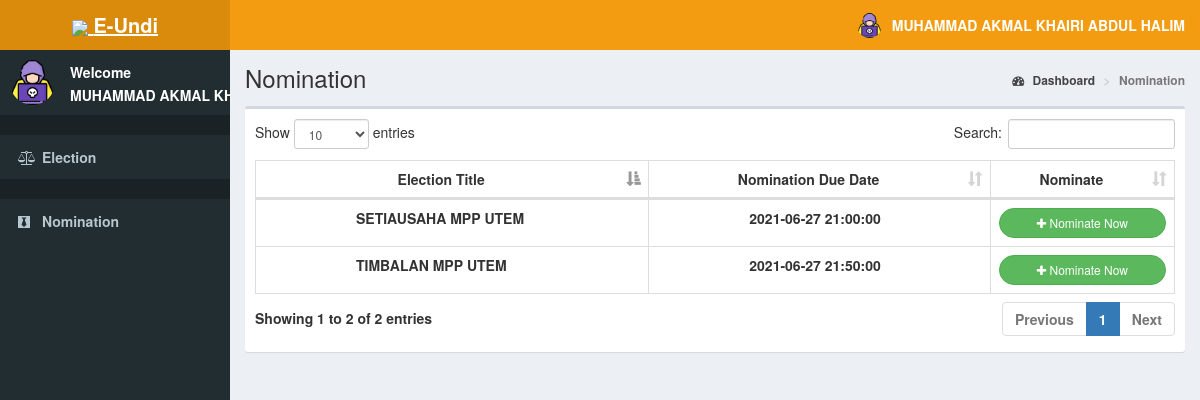
Page /voter/candidatesregister.php (signed in) on the committed database.
### tables this page shows
CREATE TABLE `voters` (
  `id` int(11) NOT NULL,
  `voters_id` varchar(15) DEFAULT NULL,
  `password` varchar(60) NOT NULL,
  `firstname` varchar(30) NOT NULL,
  `lastname` varchar(30) NOT NULL,
  `photo` varchar(150) NOT NULL,
  `status` varchar(25) NOT NULL,
  `phone` varchar(12) NOT NULL,
  `created_on` date NOT NULL,
  `logintime` time NOT NULL
);

CREATE TABLE `positions` (
  `id` int(11) NOT NULL,
  `created_by` int(5) NOT NULL,
  `description` varchar(50) NOT NULL,
  `max_vote` int(11) NOT NULL,
  `priority` int(11) NOT NULL,
  `status` varchar(11) NOT NULL,
  `nominationdate` datetime NOT NULL,
  `startdate` datetime NOT NULL,
  `enddate` datetime NOT NULL
);

### voter/includes/session.php (called while the page is built, shortened)
<?php
	include 'includes/conn.php';
	if(isset($_SESSION['voter'])){
		$sql = "SELECT * FROM voters WHERE id = '".$_SESSION['voter']."'";
		$query = $conn->query($sql);
		$voter = $query->fetch_assoc();
	}
	elseif (!isset($_SESSION['superadmin']) || trim($_SESSION['superadmin']) == ''){
        header('location: index.php');
        $sql = "SELECT * FROM superadmin WHERE id = '".$_SESSION['superadmin']."'";
        $query = $conn->query($sql);
        $user = $query->fetch_assoc();
    }
	else{
		header('location: index.php');
		exit();
	}
?>

### voter/candidatesregister.php (the view, shortened to what this page needs)
<?php include 'includes/session.php'; ?>
<link href='bootstrap/css/bootstrap.min.css' rel='stylesheet' type='text/css'>
<head>
</head>
<body class="hold-transition skin-yellow sidebar-mini">
<div class="wrapper">
    <?php include 'includes/navbar.php'; ?>
    <?php include 'includes/menubar.php'; ?>
    <div class="content-wrapper">
        <section class="content-header">
            <h1>
                Nomination
            </h1>
            <ol class="breadcrumb">
                <li><a href="#"><i class="fa fa-dashboard"></i> Dashboard</a></li>
                <li class="active">Nomination</li>
            </ol>
        </section>
        <section class="content">
            <div class="row">
                <div class="col-xs-12">
                    <div class="box">
                        <div class="box-body">
                            <table id="example1" class="table table-bordered">
                                <thead>
                                <th style="text-align: center;">Election Title</th>
                                <th style="text-align: center;">Nomination Due Date</th>
                                <th style="text-align: center;">Nominate</th>
                                </thead>
                                <tbody>
                                <?php
                                $query = "SELECT * FROM positions WHERE status = 'Pending'";
                                $result = mysqli_query($conn,$query);
                                while($row = mysqli_fetch_array($result)){
                                    $id = $row['id'];
                                    echo "
                        <tr>
                          <td style='text-transform: uppercase; padding-left: 100px;'>".$row['description']."</td>
                          <td style='text-transform: uppercase; padding-left: 100px;'>".$row['nominationdate']."</td>
                          <td>
                          <a style='border-radius: 15px;' class='btn btn-success btn-sm btn-flat btn-block canelect' data-id='".$id."'><i class='fa fa-plus'></i> Nominate Now</a>
                          </td>
                        </tr>
                      ";
                                }
                                ?>
                                </tbody>
                            </table>
                        </div>
                    </div>
                </div>
            </div>
        </section>
    </div>
</div>
</body>
</html>

### voter/includes/navbar.php (shortened to what this page needs)
<header class="main-header">
    <a href="votingtest.php" class="logo">
        <span class="logo-lg"><img src="https://img.icons8.com/small/30/000000/elections.png"> <b> E-Undi </span>
    </a>
        <nav class="navbar navbar-static-top">
        <div class="navbar-custom-menu">
            <ul class="nav navbar-nav">
                <li class="dropdown user user-menu">
                    <a href="#" class="dropdown-toggle" data-toggle="dropdown">
                        <img src="<?php echo (!empty($voter['photo'])) ? '../images/'.$voter['photo'] : 'images/profile.jpg' ?>" class="user-image" alt="User Image">
                        <span class="hidden-xs"><?php echo $voter['firstname'].' '.$voter['lastname']; ?></span>
                    </a>
                </li>
            </ul>
        </div>
    </nav>
</header>

### voter/includes/menubar.php
<aside class="main-sidebar">
    <section class="sidebar">
        <div class="user-panel">
            <div class="pull-left image">
                <img src="<?php echo (!empty($voter['photo'])) ? '../images/'.$voter['photo'] : '../images/profile.jpg' ?>" class="img-circle" alt="User Image">
            </div>
            <div class="pull-left info">
                <p>Welcome</p>
                <p><?php echo $voter['firstname']; ?></p>
            </div>
        </div>
        <ul class="sidebar-menu" data-widget="tree">
            <li class="header"></li>
            <li class=""><a href="testmodal.php"><i class="fa fa-balance-scale"></i> <span>Election</span></a></li>
            <li class="header"></li>
            <li class=""><a href="candidates.php"><i class="fa fa-black-tie"></i> <span>Nomination</span></a></li>
        </ul>
    </section>
</aside>

### rows in the picture
voters: photo (picture), firstname "MUHAMMAD AKMAL KHAIRI", lastname "ABDUL HALIM", firstname "MUHAMMAD AKMAL…"
positions: description "SETIAUSAHA MPP UTEM", nominationdate "2021-06-27 21:00:00"
positions: description "TIMBALAN MPP UTEM", nominationdate "2021-06-27 21:50:00"
